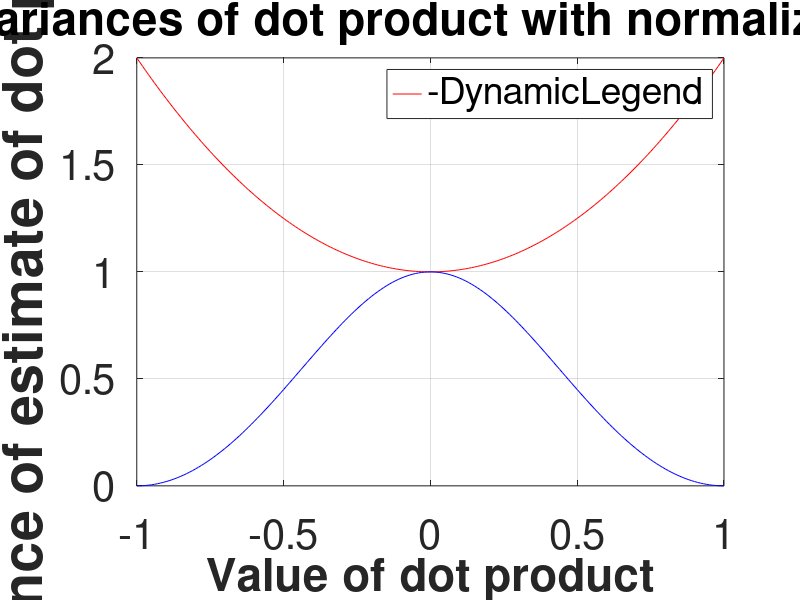

Write the MATLAB code that produced this figure. (Note: this script raises an error after producing the figure.)
% Plots of variance of ordinary inner product estimate and Li's estimate
% Assumption: m1 = m2 = 1 

avec = -1:0.01:1;
orig_var = 1 + avec.^2;
li_var = (1-avec.^2).^2 ./ (1 + avec.^2);

plot(avec,orig_var, 'r', 'DisplayName', 'Original variance for dot product'); hold all
plot(avec,li_var, 'b', 'DisplayName', 'Li''s variance for dot product'); 


grid on;

title(['Plot of variances of dot product with normalized vectors'], 'FontWeight', 'bold','FontSize', 30);

xlabel('Value of dot product', 'FontWeight', 'bold','FontSize', 40);
xt = get(gca, 'XTick');
set(gca, 'FontSize', 30)
ylabel('Variance of estimate of dot product', 'FontWeight', 'bold','FontSize', 40);
yt = get(gca, 'YTick');
set(gca, 'FontSize', 30)

lgd = legend('-DynamicLegend', 'location', 'northeast');
lgd.FontSize = 30;